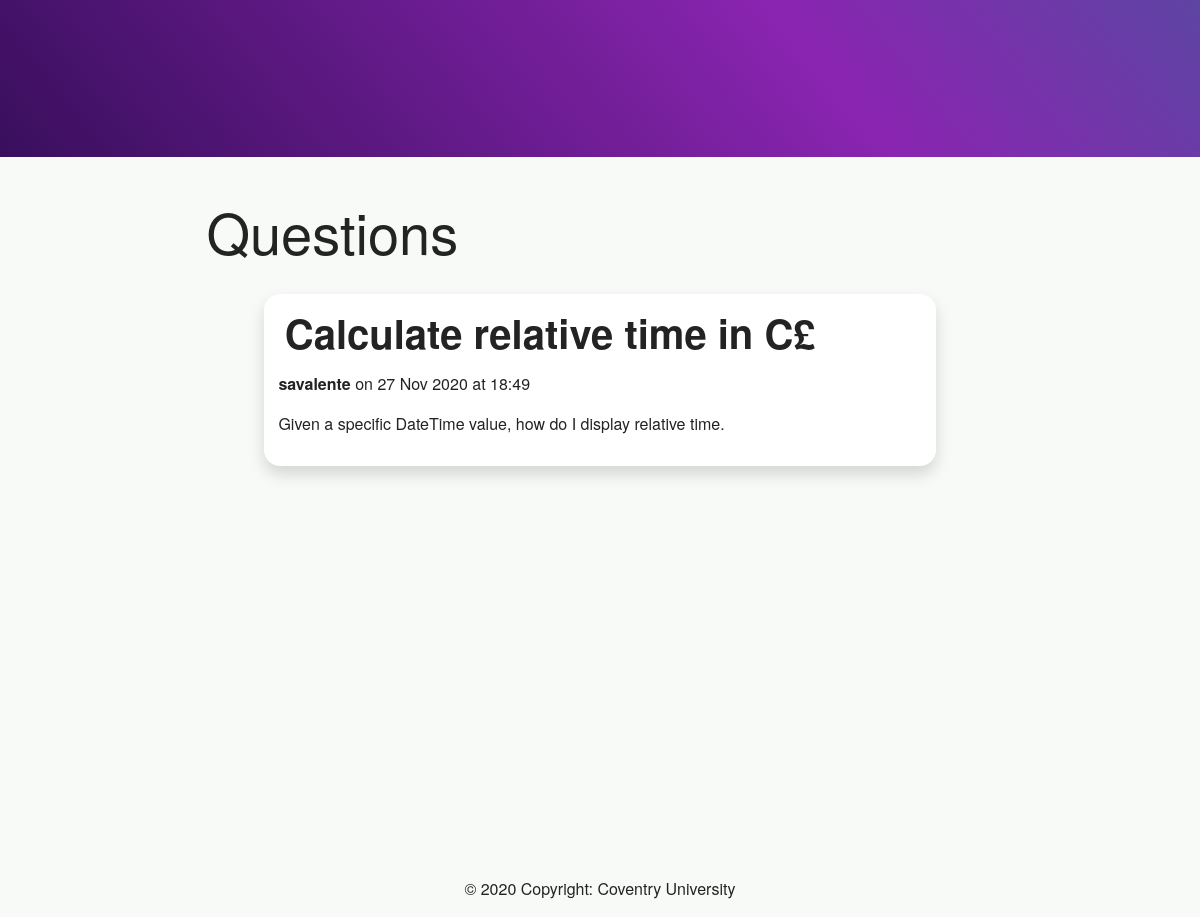
Before: / (lower part) with the older database file.
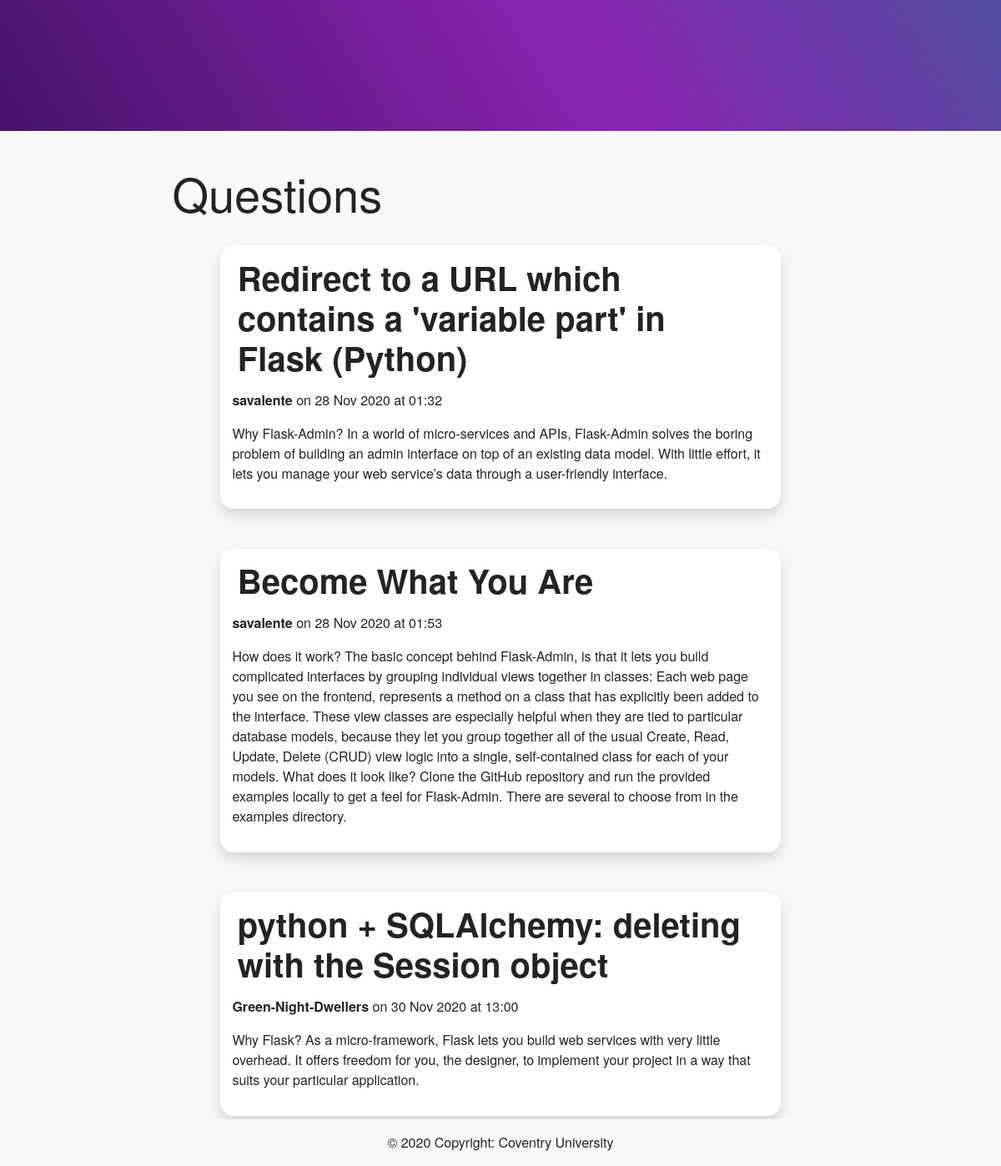
After: the same page with the newer database file.
### app/models/models.py (models this page shows, shortened)
class Question(db.Model):
    question_id = db.Column(db.Integer, primary_key=True)
    title = db.Column(db.String(), unique=True, nullable=False)
    date = db.Column(db.DateTime, default=datetime.utcnow)
    content = db.Column(db.Text, nullable=True)
    user_id = db.Column(db.Integer, db.ForeignKey('user.user_id'), nullable=False)
    answer_id = db.relationship('Answer', cascade='all,delete', backref='question', lazy=True)

class User(db.Model, UserMixin):
    user_id = db.Column(db.Integer, primary_key=True)
    name = db.Column(db.String(80), unique=False, nullable=False)
    username = db.Column(db.String(80), unique=True, nullable=False)
    email = db.Column(db.String(120), unique=True, nullable=False)
    password = db.Column(db.String(120), nullable=False)
    email_confirmation = db.Column(db.Boolean(1), unique=False, default=False)
    question = db.relationship('Question', backref='author', lazy=True)
    answer = db.relationship('Answer', backref='author', lazy=True)

### app/routes.py (the view, shortened to what this page needs)
@app.route('/',  methods=['GET', 'POST'])
def index():
    form = Questions_Form()
    questions = Question.query.all()
    return render_template('home.html', form=form, questions=questions)

### app/templates/home.html (shortened to what this page needs)
{% extends 'base.html' %}
{% block body %}
    <div class="container">
        <div class="row home_banner">
            <div class="col-sm search_container">
            </div>
            <figure id='banner_img' class="col-sm">
            </figure>
        </div>
    </div>
    <div class="home_feedArea col-container">
        <h1 id='question_search' class="display-4">Questions</h1>
        {% for question in  questions %}
            <div class="form-group shadow p-3 mb-5 bg-white rounded">
                <h1 id='title'><a href="/questions/{{ question.question_id }}">{{ question.title}}</a></h1>
                <p><b> {{ question.author.username }} </b>  on {{ question.date.strftime('%d %b %Y') }} at {{ question.date.strftime('%H:%M') }}</p>
                <p>{{ question.content }}</p>
            </div>
        {% endfor %}
    </div>
{% endblock %}

Changed rows visible on the page:
removed Question: title "Calculate relative time in C£", author.username "savalente", date "27 Nov 2020", date "18:49", content "Given a specific DateTime value, how do I display relative time."
added Question: title "Redirect to a URL which contains a 'variable part' in Flask (Python)", author.username "savalente", date "28 Nov 2020", date "01:32", content "Why Flask-Admin? In a world of micro-services and APIs, Flask-Admin solves the boring problem of building an admin interface on top of an existing data model. With little effort, it lets you manage your web service’s data through a user-friendly interface."
added Question: title "Become What You Are", author.username "savalente", date "28 Nov 2020", date "01:53", content "How does it work? The basic concept behind Flask-Admin, is that it lets you build complicated interfaces by grouping individual views together in classes: Each web page you see on the frontend, represents a method on a class that has explicitly been added to the interface. These view classes are especially helpful when they are tied to particular database models, because they let you group together all of the usual Create, Read, Update, Delete (CRUD) view logic into a single, self-contained class for each of your models. What does it look like? Clone the GitHub repository and run the provided examples locally to get a feel for Flask-Admin. There are several to choose from in the examples…"
added Question: title "python + SQLAlchemy: deleting with the Session object", author.username "Green-Night-Dwellers", date "30 Nov 2020", date "13:00", content "Why Flask? As a micro-framework, Flask lets you build web services with very little overhead. It offers freedom for you, the designer, to implement your project in a way that suits your particular application."
